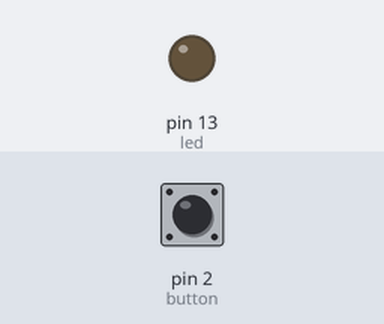
Recording of a sketch running on a simulated Arduino Uno, built with avr-gcc and run on an emulated ATmega328P. Parts: output pins drawn as LEDs (lit = HIGH). Dashed ring = blinking. The test bench sets the inputs (shaded band); at power-on: pin 2 (button) LOW.

Above: at 1.2 s.
1.3 s: pin 2 (button) pulled HIGH for 1 s
At 3.4 s:
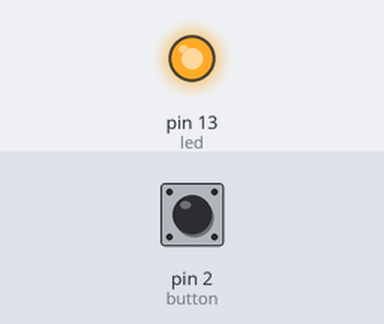
3.8 s: pin 2 (button) pulled HIGH for 0.15 s
At 4.7 s:
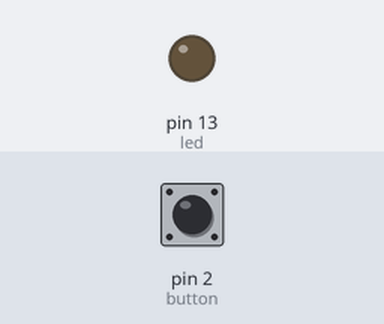
5.5 s: pin 2 (button) pulled HIGH for 3.2 s
At 5.8 s:
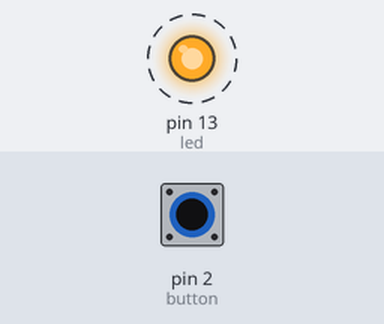
Timing chart, 0 to 10.2 s (numbered marks = the images above; inputs shaded):
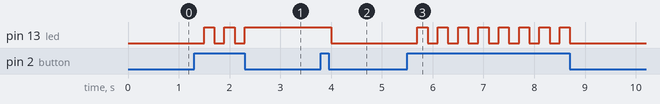

The sketch:

sketch_jan31b.ino
```cpp
int stato = LOW;
int led = 13;
int button = 2;


void setup() {
  pinMode(led, OUTPUT);
  pinMode(button, INPUT);
}

void loop() {

  if (digitalRead(button) == HIGH)
  {
    stato = !stato;
  	delay(200);
  }

  if (stato == HIGH)
  {
    digitalWrite(led, HIGH);
  }
  else
  {
    digitalWrite(led, LOW);
  }
}
```

Measured:
- after the input at 1.3 s, pin 13 (led): alternates HIGH for 0.20 s and LOW for 0.20 s, 5 changes in all, then stays HIGH, starting after 0.20 s
- after the input at 3.8 s, pin 13 (led): HIGH → LOW after 0.20 s
- after the input at 5.5 s, pin 13 (led): alternates HIGH for 0.20 s and LOW for 0.20 s, 16 changes in all, then stays LOW, starting after 0.20 s
